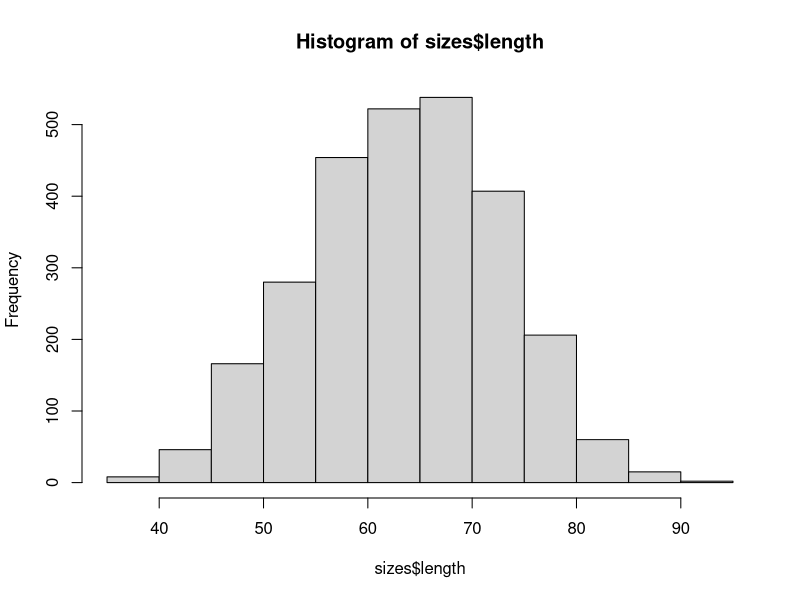
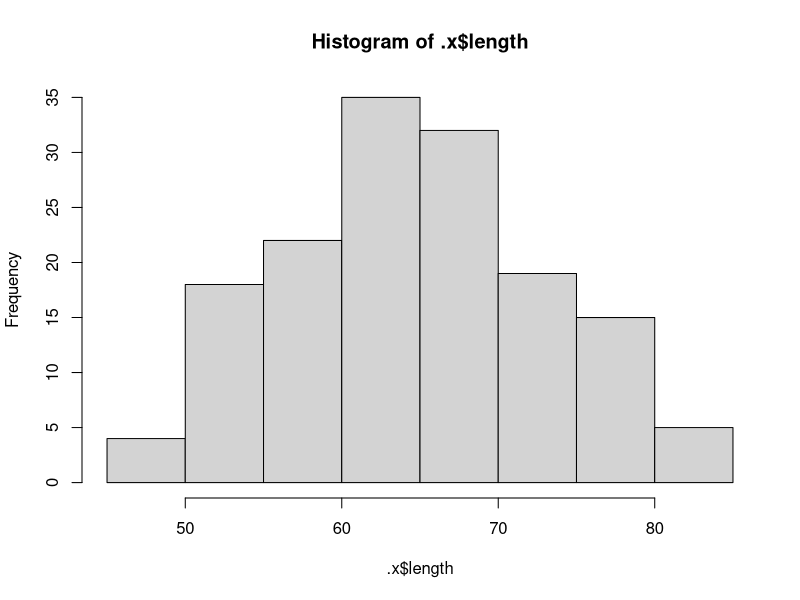
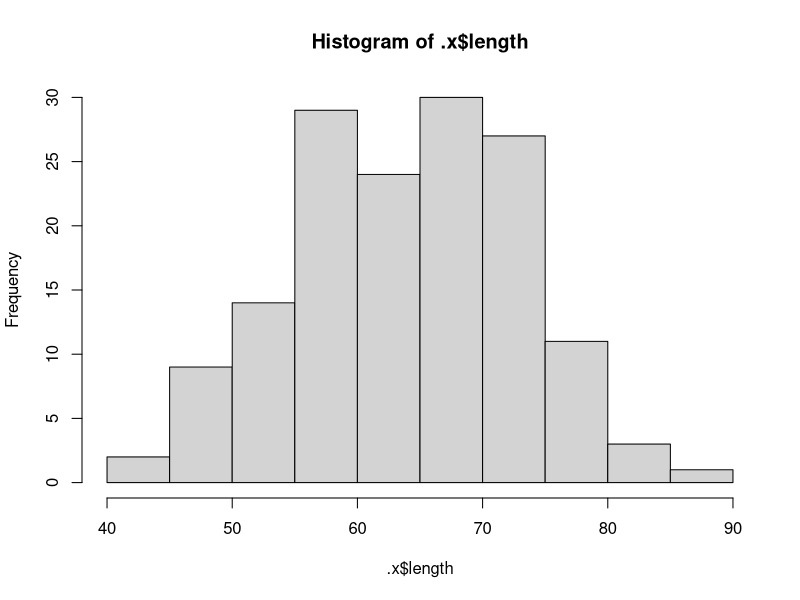
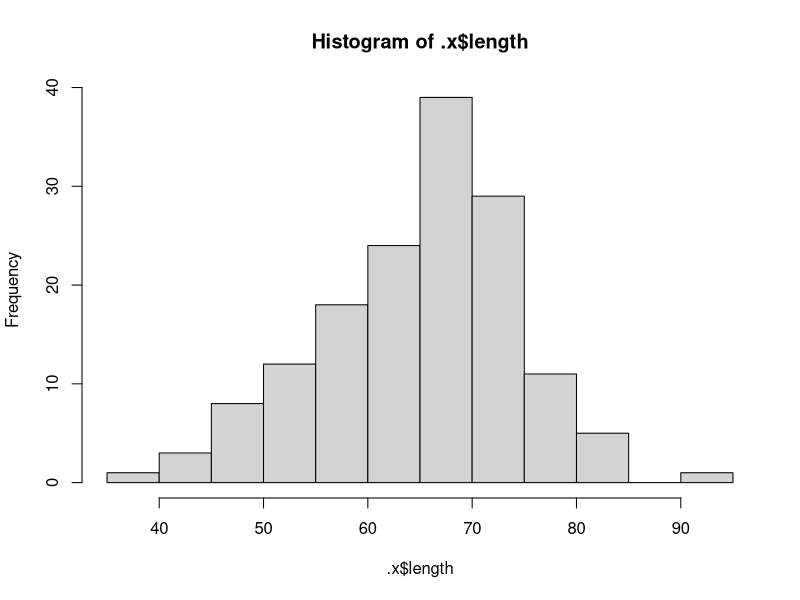
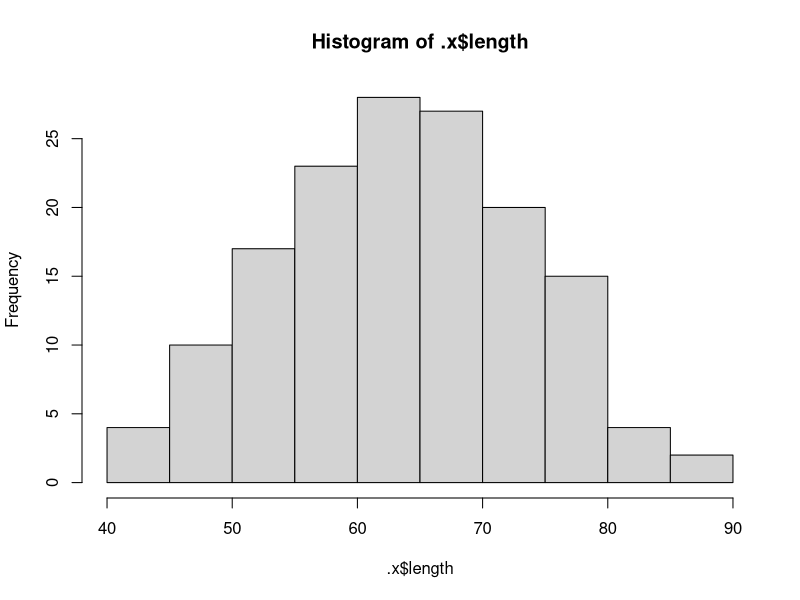
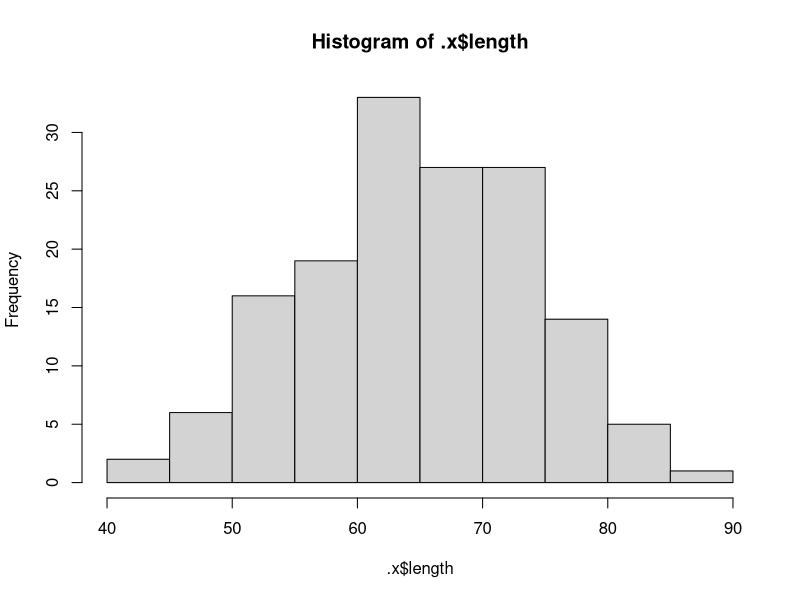
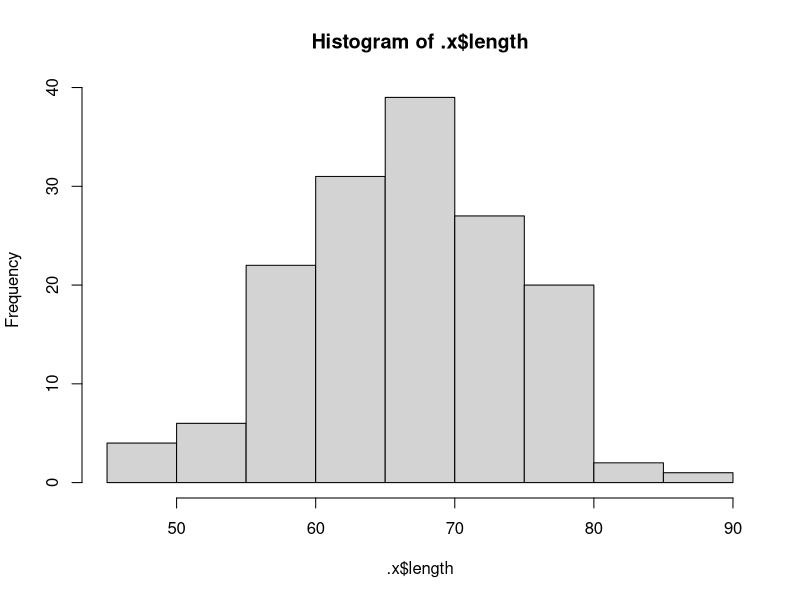
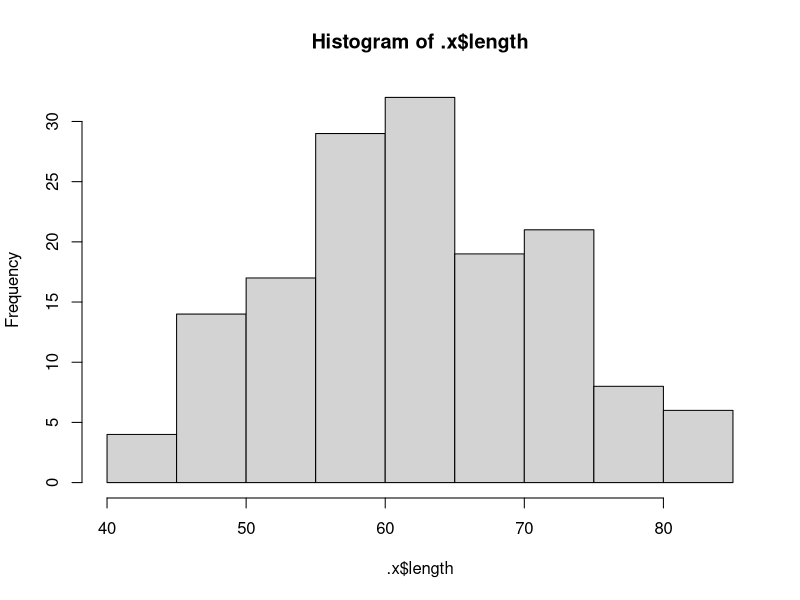

These charts were generated, in order, by the following R code: (Note: this script raises an error after producing the figures.)
## ---- chunk 1
library(ggplot2)
library(tidyverse)
library(readxl)
library(lme4)
setwd("/Users/graceleuchtenberger/Library/Mobile Documents/com~apple~CloudDocs/Documents/Density_field")

## ---- chunk 2
setwd("/Users/graceleuchtenberger/Library/Mobile Documents/com~apple~CloudDocs/Documents/Density_field")
sizes <- read_xlsx("data/Growth/Sizes/06272025.xlsx")
treat_key <- read_xlsx("data/treatment_key.xlsx")
colnames(sizes) <- c("date", "bag_num_og", "pic_num", "oyster_num", "length")
## ---- chunk 3
hist(sizes$length)
mean(sizes$length)
sd(sizes$length)/sqrt(length(sizes$length))

length(sizes$length)
## ---- chunk 4
sizes %>%
  group_by(bag_num_og) %>%
  group_walk(~ hist(.x$length))
## ---- chunk 5
sizes$top_bottom <- substring(sizes$bag_num_og, 4) 
sizes$bag_num <- substr(sizes$bag_num_og, start = 1, stop = 2)
sizes$bag_num <- as.factor(sizes$bag_num)
treat_key$bag_num <- as.factor(treat_key$bag_num)
sizes <- left_join(sizes, treat_key, by = "bag_num")

## ---- chunk 6
mean_sizes <- sizes %>%
  group_by(bag_num) %>%
  summarise(mean_length = mean(length, na.rm = TRUE),
            std_error = sd(length, na.rm = TRUE)/sqrt(length(mean_length)),
            .groups = 'drop')
## ---- chunk 7
ggplot(sizes, aes(x=bag_num, y=length, fill = top_bottom)) + 
    geom_boxplot()
## ---- chunk 8
ggplot(sizes, aes(x=tide, y=length)) + 
    geom_boxplot()
## ---- chunk 9
ggplot(sizes, aes(x=density, y=length)) + 
    geom_boxplot()
## ---- chunk 10
ggplot(sizes, aes(x=rack, y=length)) + 
    geom_boxplot()
## ---- chunk 11
ggplot(sizes, aes(x=piling, y=length)) + 
    geom_boxplot()
